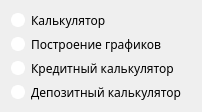
   <widget class="QWidget" name="layoutWidget">
    <property name="geometry">
     <rect>
      <x>500</x>
      <y>0</y>
      <width>202</width>
      <height>81</height>
     </rect>
    </property>
    <layout class="QGridLayout" name="gridLayout">
     <item row="0" column="0">
      <widget class="QRadioButton" name="page_1lb">
       <property name="font">
        <font>
         <family>PT Serif Caption</family>
        </font>
       </property>
       <property name="styleSheet">
        <string notr="true">QRadioButton::indicator {
    width:                  10px;
    height:                 10px;
    border-radius:          7px;
}

QRadioButton::indicator:checked {
	background-color: rgb(222, 149, 100);
	border:                 2px solid white;
}

QRadioButton::indicator:unchecked {
    background-color:       white;
    border:                 2px solid white;
}
</string>
       </property>
       <property name="text">
        <string>Калькулятор</string>
       </property>
      </widget>
     </item>
     <item row="1" column="0">
      <widget class="QRadioButton" name="page_2lb">
       <property name="font">
        <font>
         <family>PT Serif Caption</family>
        </font>
       </property>
       <property name="styleSheet">
        <string notr="true">QRadioButton::indicator {
    width:                  10px;
    height:                 10px;
    border-radius:          7px;
}

QRadioButton::indicator:checked {
	background-color: rgb(238, 182, 90);
    border:                 2px solid white;
}

QRadioButton::indicator:unchecked {
    background-color:       white;
    border:                 2px solid white;
}
</string>
       </property>
       <property name="text">
        <string>Построение графиков</string>
       </property>
      </widget>
     </item>
     <item row="2" column="0">
      <widget class="QRadioButton" name="page_3lb">
       <property name="font">
        <font>
         <family>PT Serif Caption</family>
        </font>
       </property>
       <property name="styleSheet">
        <string notr="true">QRadioButton::indicator {
    width:                  10px;
    height:                 10px;
    border-radius:          7px;
}

QRadioButton::indicator:checked {
	background-color: rgb(239, 235, 79);
    border:                 2px solid white;
}

QRadioButton::indicator:unchecked {
    background-color:       white;
    border:                 2px solid white;
}
</string>
       </property>
       <property name="text">
        <string>Кредитный калькулятор</string>
       </property>
      </widget>
     </item>
     <item row="3" column="0">
      <widget class="QRadioButton" name="page_4lb">
       <property name="font">
        <font>
         <family>PT Serif Caption</family>
        </font>
       </property>
       <property name="styleSheet">
        <string notr="true">QRadioButton::indicator {
    width:                  10px;
    height:                 10px;
    border-radius:          7px;
}

QRadioButton::indicator:checked {
	background-color: rgb(166, 182, 83);
    border:                 2px solid white;
}

QRadioButton::indicator:unchecked {
    background-color:       white;
    border:                 2px solid white;
}
</string>
       </property>
       <property name="text">
        <string>Депозитный калькулятор</string>
       </property>
      </widget>
     </item>
    </layout>
   </widget>
